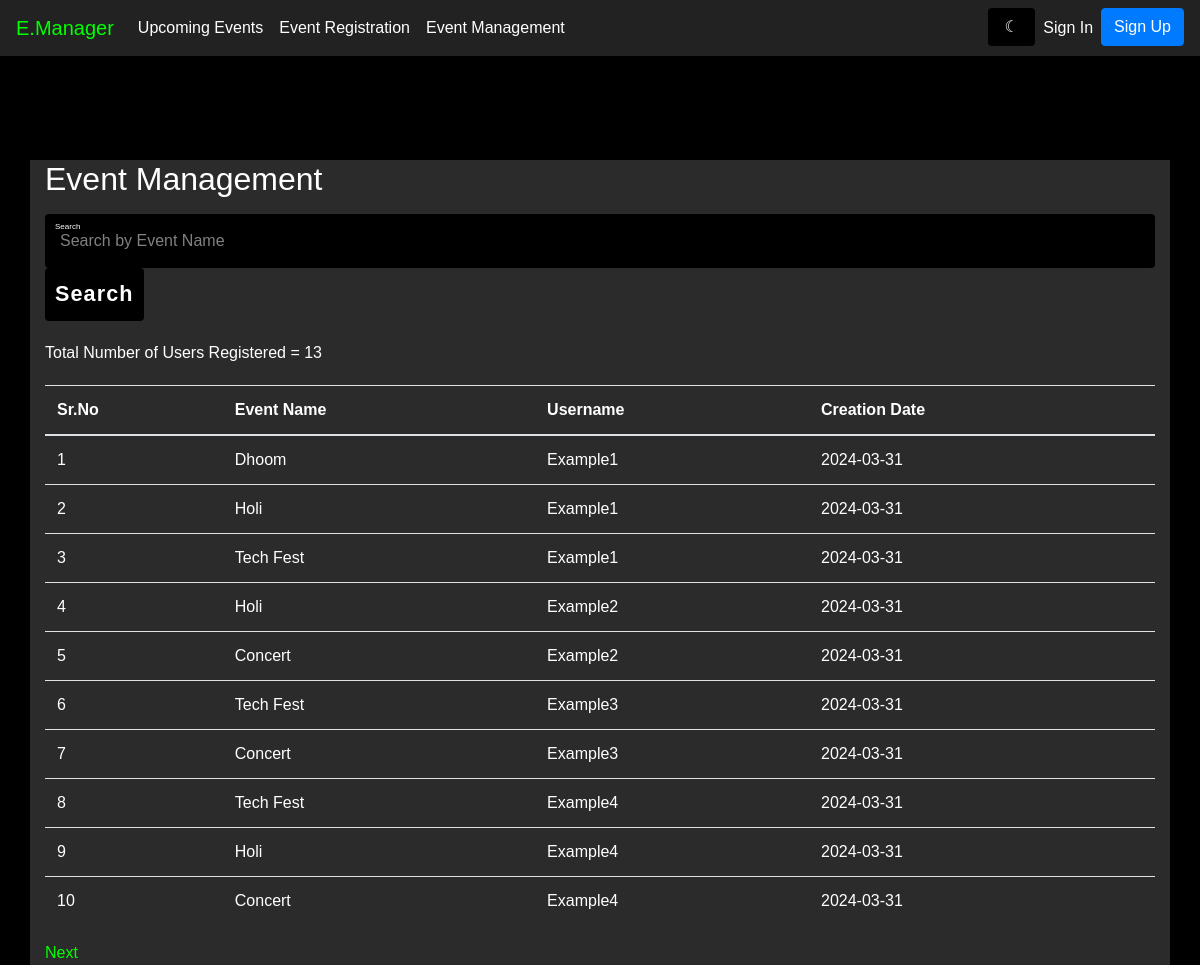
Page /event_manager on the committed database.
### modules/models.py (models this page shows, shortened)
class Registration(db.Model):
    id = db.Column(db.Integer, primary_key=True)
    user_id = db.Column(db.Integer, db.ForeignKey('user.id'))
    event_id = db.Column(db.Integer, db.ForeignKey('event.id'))
    date_created = db.Column(db.DateTime, default=datetime.utcnow)
    user = db.relationship('User', backref=db.backref('registrations', lazy=True))
    event = db.relationship('Event', backref=db.backref('registrations', lazy=True))

class Event(db.Model):
    id = db.Column(db.Integer, primary_key=True)
    title = db.Column(db.String(80), nullable=False)
    description = db.Column(db.String(200), nullable=False)
    long_description = db.Column(db.String(2000), nullable=False)
    date = db.Column(db.DateTime, nullable=False)
    location = db.Column(db.String(80), nullable=False)
    organizer_name = db.Column(db.String(80), nullable=True)
    image_url = db.Column(db.String(200), nullable=False)
    creator_id = db.Column(db.Integer, db.ForeignKey('user.id'))
    creator = db.relationship('User', backref=db.backref('events', lazy=True))

### modules/event.py (the view, shortened to what this page needs)
@app.route('/event_manager', methods=['GET', 'POST'])
def event_manager():
    page = request.args.get('page', 1, type=int)
    reg = Registration.query.paginate(page=page, per_page=10, error_out=False)
    total_result = Registration.query.count()
    msg = get_flashed_messages()
    return render_template('event_manager.html', events=reg, msg=msg, total_result=total_result)

### modules/templates/event_manager.html (shortened to what this page needs)
<!DOCTYPE html>
<html lang="en">
<head>
    <link href="https://stackpath.bootstrapcdn.com/bootstrap/4.5.0/css/bootstrap.min.css" rel="stylesheet" />
    <link rel="stylesheet" href="{{ url_for('static', filename='css/dashboard.css') }}" />
</head>
<body class="{{ session['theme'] }}">
    <nav class="navbar navbar-expand-lg navbar-light bg-light fixed-top">
        <a class="navbar-brand" href="/event">E.Manager</a>
        <div class="collapse navbar-collapse" id="navbarNav">
            <ul class="navbar-nav">
                <li class="nav-item"><a class="nav-link" href="/event">Upcoming Events</a></li>
                <li class="nav-item"><a class="nav-link" href="/event">Event Registration</a></li>
                <li class="nav-item"><a class="nav-link" href="/event_manager">Event Management</a></li>
            </ul>
            <ul class="navbar-nav ml-auto">
                <form action="/toggle_theme" method="post" id="toggle-theme-form">
                    <input type="submit" class="form-control border-0" value="{% if session['theme'] == 'light-theme' %} &#9788 {% else %} &#9790 {% endif %}" />
                </form>
                {% if 'username' in session %}
                <li class="nav-item dropdown">
                    <a class="nav-link dropdown-toggle" href="#" id="navbarDropdown" role="button" data-toggle="dropdown"
                        aria-haspopup="true" aria-expanded="false">
                        👤 {{ session['username'] }}
                    </a>
                    <div class="dropdown-menu" aria-labelledby="navbarDropdown">
                        <a class="dropdown-item" href="/logout">Logout</a>
                    </div>
                </li>
                {% else %}
                <li class="nav-item"><a class="nav-link" href="/signin">Sign In</a></li>
                <li class="nav-item"><a class="btn btn-primary" href="/signup">Sign Up</a></li>
                {% endif %}
            </ul>
        </div>
    </nav>
    <section class="event-management">
        <div class="container ">
            <h2 class="mb-3">Event Management</h2>
            <form method="POST" class="mb-3">
                <div class="inputBox">
                    <input type="text" name="search" placeholder="Search by Event Name" />
                    <i>Search</i>
                </div>
                <input type="submit" value="Search" />
            </form>
            <div class="total-users">
                Total Number of Users Registered = {{ total_result }}
            </div>
            <table class="table mb-3">
                <thead>
                    <tr>
                        <th>Sr.No</th>
                        <th>Event Name</th>
                        <th>Username</th>
                        <th>Creation Date</th>
                    </tr>
                </thead>
                <tbody id="userTable">
                    {% for event in events %}
                    <tr>
                        <td>{{ event.id }}</td>
                        <td>{{ event.event.title }}</td>
                        <td>{{ event.user_id }}</td>
                        <td>{{ event.date_created.strftime('%Y-%m-%d') }}</td>
                    </tr>
                    {% endfor %}
                </tbody>
            </table>
            <div class="pagination">
                {% if events.has_next %}
                <a href="{{ url_for('event_manager', page=events.next_num) }}">Next</a>
                {% endif %}
            </div>
        </div>
    </section>
</body>
</html>

### modules/static/css/dashboard.css (style rules this page uses)
.navbar { background-color: #1a1a1a !important; }
.nav-link, .dropdown-item { color: #f5f5f5 !important; }
.navbar-brand { color: #f5f5f5 !important; }
.btn-primary { background-color: #007bff; border-color: #007bff; }
.container { background-color: #2b2b2b; }
table { color: #ffffff; }
th, td { color: #ffffff; }
input { background-color: #000000; color: #ffffff; }
::placeholder { color: #ffffff; opacity: 0.5; }
input, textarea { background-color: #000000 !important; color: #ffffff !important; }
::placeholder { color: #ffffff !important; opacity: 0.5 !important; }
body { padding-top: 80px; }
body { background: #000; color: #fff; font-family: "Quicksand", sans-serif; }
.navbar { background-color: #222 !important; }
.navbar-brand { color: #0f0 !important; }
.nav-link, .dropdown-item { color: #fff !important; }
.event-management { border-radius: 4px; box-shadow: 0 15px 35px rgba(0, 0, 0, 0.5); margin-top: 80px; }
.event-management .inputBox { position: relative; width: 100%; }
.event-management .inputBox input { width: 100%; background: #333; border: none; outline: none; padding: 15px; border-radius: 4px; color: #fff; font-weight: 500; font-size: 1em; }
.event-management .inputBox i { position: absolute; left: 10px; top: 50%; transform: translateY(-50%); font-style: normal; color: #aaa; transition: 0.5s; pointer-events: none; }
.event-management .inputBox input:focus ~ i, .event-management .inputBox input:valid ~ i { transform: translateY(-20px); font-size: 0.5em; color: #fff; }
.event-management input[type="submit"] { padding: 10px; background: #0f0; color: #000; font-weight: 600; font-size: 1.35em; letter-spacing: 0.05em; cursor: pointer; border: none; border-radius: 4px; }
.total-users { color: #fff; margin: 20px 0; }
table { color: #fff; }
th, td { color: #fff; }
.pagination a { color: #0f0; }

### rows in the picture
Registration: id "1", event "Dhoom", user_id "Example1", date_created "2024-03-31"
Registration: id "2", event "Holi", user_id "Example1", date_created "2024-03-31"
Registration: id "3", event "Tech Fest", user_id "Example1", date_created "2024-03-31"
Registration: id "4", event "Holi", user_id "Example2", date_created "2024-03-31"
Registration: id "5", event "Concert", user_id "Example2", date_created "2024-03-31"
Registration: id "6", event "Tech Fest", user_id "Example3", date_created "2024-03-31"
Registration: id "7", event "Concert", user_id "Example3", date_created "2024-03-31"
Registration: id "8", event "Tech Fest", user_id "Example4", date_created "2024-03-31"
Registration: id "9", event "Holi", user_id "Example4", date_created "2024-03-31"
Registration: id "10", event "Concert", user_id "Example4", date_created "2024-03-31"

### other values in the picture
{{ total_result }} "13"
